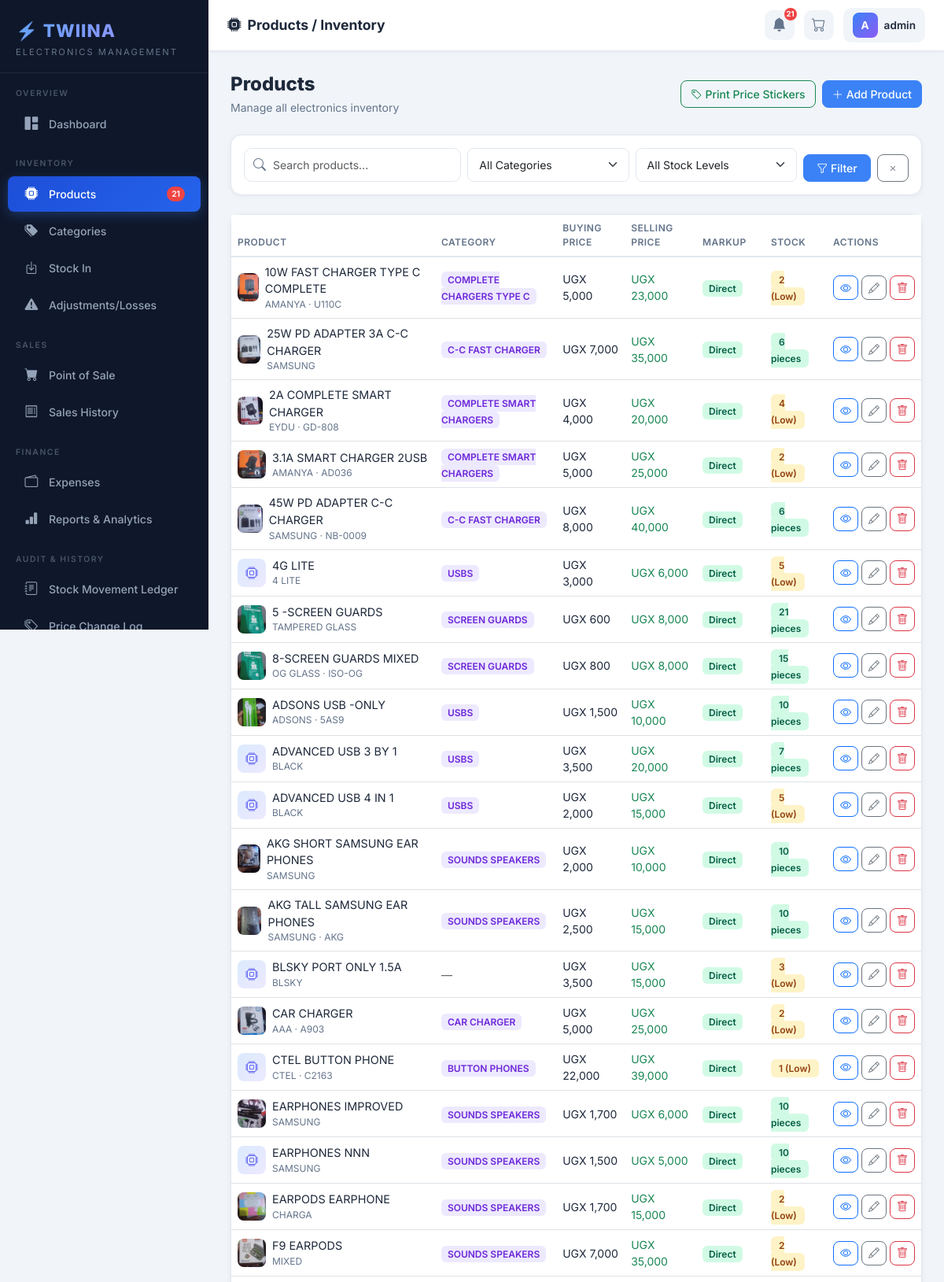
Screenshot of /products/ (signed in, upper part) with the database file from the repository.
### shop/models.py (models this page shows, shortened)
class Product(models.Model):
    PRICING_MODE_CHOICES = [
        ('MARKUP', 'Markup Percentage'),
        ('DIRECT', 'Direct Selling Price'),
    ]
    UNIT_CHOICES = [
        ('piece', 'Piece'), ('pair', 'Pair'), ('box', 'Box'),
        ('set', 'Set'), ('dozen', 'Dozen'), ('unit', 'Unit'),
        ('roll', 'Roll'), ('metre', 'Metre'), ('kit', 'Kit'),
    ]
    name = models.CharField(max_length=200)
    category = models.ForeignKey(Category, on_delete=models.SET_NULL, null=True, blank=True)
    brand = models.CharField(max_length=100, blank=True)
    model_number = models.CharField(max_length=100, blank=True)
    description = models.TextField(blank=True)
    barcode = models.CharField(max_length=100, blank=True, null=True, unique=True)
    unit = models.CharField(max_length=20, choices=UNIT_CHOICES, default='piece')
    image = models.ImageField(upload_to='products/', blank=True, null=True)
    buying_price = models.DecimalField(max_digits=12, decimal_places=2, default=0)
    pricing_mode = models.CharField(max_length=10, choices=PRICING_MODE_CHOICES, default='MARKUP')
    markup_percentage = models.DecimalField(max_digits=6, decimal_places=2, default=Decimal('50.00'))
    direct_selling_price = models.DecimalField(max_digits=12, decimal_places=2, null=True, blank=True)
    current_stock = models.PositiveIntegerField(default=0)
    reserved_stock = models.PositiveIntegerField(default=0)
    minimum_stock = models.PositiveIntegerField(default=5)
    is_active = models.BooleanField(default=True)
    date_added = models.DateTimeField(auto_now_add=True)
    last_updated = models.DateTimeField(auto_now=True)
    class Meta:
        ordering = ['name']
    def get_selling_price(self):
        if self.pricing_mode == 'MARKUP':
            return self.buying_price * (1 + self.markup_percentage / Decimal('100'))
        return self.direct_selling_price or self.buying_price
    def is_low_stock(self):
        return self.available_stock() <= self.minimum_stock
    def available_stock(self):
        return max(0, self.current_stock - self.reserved_stock)

class Category(models.Model):
    name = models.CharField(max_length=100, unique=True)
    description = models.TextField(blank=True)
    created_at = models.DateTimeField(auto_now_add=True)
    class Meta:
        verbose_name_plural = "Categories"
        ordering = ['name']

### shop/views.py (the view)
# urls.py: path('products/', views.product_list, name='product_list'),
@admin_required
def product_list(request):
    q = request.GET.get('q', '')
    category_id = request.GET.get('category', '')
    stock_filter = request.GET.get('stock', '')
    products = Product.objects.select_related('category').filter(is_active=True)
    if q:
        products = products.filter(Q(name__icontains=q) | Q(brand__icontains=q) | Q(model_number__icontains=q))
    if category_id:
        products = products.filter(category_id=category_id)
    if stock_filter == 'low':
        products = products.filter(current_stock__lte=F('minimum_stock'))
    elif stock_filter == 'out':
        products = products.filter(current_stock=0)
    categories = Category.objects.all()
    return render(request, 'shop/products/list.html', {
        'products': products,
        'categories': categories,
        'q': q,
        'category_id': category_id,
        'stock_filter': stock_filter,
    })

### shop/context_processors.py (called while the page is built)
def global_context(request):
    if request.user.is_authenticated:
        low_stock_count = Product.objects.filter(
            current_stock__lte=models_min_stock(), is_active=True
        ).count()
        today_sales = Sale.objects.filter(
            date__date=timezone.now().date()
        ).count()
        try:
            user_role = request.user.profile.role
        except Exception:
            user_role = 'ATTENDANT'
        return {
            'low_stock_count': low_stock_count,
            'today_sales_count': today_sales,
            'user_role': user_role,
        }
    return {}

def models_min_stock():
    from django.db.models import F
    return F('minimum_stock')

### shop/models.py (called while the page is built)
    def is_admin(self):
        return self.role == 'ADMIN'

### shop/templatetags/shop_filters.py (called while the page is built)
@register.filter
def currency(value):
    if value is None:
        return "UGX 0.00"
    try:
        return f"UGX {float(value):,.0f}"
    except (ValueError, TypeError):
        return "UGX 0"

### templates/shop/products/list.html (shortened to what this page needs)
{% extends 'base.html' %}
{% load shop_filters %}
{% block page_title %}<i class="bi bi-cpu-fill me-2"></i>Products / Inventory{% endblock %}
{% block content %}
<div class="d-flex justify-content-between align-items-center mb-4 flex-wrap gap-2">
  <div class="page-header mb-0">
    <h1>Products</h1>
    <p>Manage all electronics inventory</p>
  </div>
  <div class="d-flex gap-2 flex-wrap">
    <a href="{% url 'print_stickers' %}" class="btn btn-outline-success" target="_blank">
      <i class="bi bi-tag me-1"></i>Print Price Stickers
    </a>
    <a href="{% url 'product_create' %}" class="btn btn-primary">
      <i class="bi bi-plus-lg me-1"></i>Add Product
    </a>
  </div>
</div>
<div class="card mb-4">
  <div class="card-body py-3">
    <form method="get" class="row g-2 align-items-end">
      <div class="col-md-4">
        <div class="search-box">
          <i class="bi bi-search"></i>
          <input type="text" name="q" value="{{ q }}" class="form-control" placeholder="Search products..."/>
        </div>
      </div>
      <div class="col-md-3">
        <select name="category" class="form-select">
          <option value="">All Categories</option>
        </select>
      </div>
      <div class="col-md-3">
        <select name="stock" class="form-select">
          <option value="">All Stock Levels</option>
        </select>
      </div>
      <div class="col-md-2 d-flex gap-2">
        <button type="submit" class="btn btn-primary flex-fill"><i class="bi bi-funnel"></i> Filter</button>
        <a href="{% url 'product_list' %}" class="btn btn-outline-secondary"><i class="bi bi-x"></i></a>
      </div>
    </form>
  </div>
</div>
<div class="card">
  <div class="card-body p-0">
    <table class="table table-hover mb-0">
      <thead>
        <tr>
          <th>Product</th><th>Category</th><th>Buying Price</th>
          <th>Selling Price</th><th>Markup</th><th>Stock</th><th>Actions</th>
        </tr>
      </thead>
      <tbody>
        {% for p in products %}
        <tr>
          <td>
            <div class="d-flex align-items-center gap-2">
              {% if p.image %}
              <img src="{{ p.image.url }}" width="36" height="36" style="border-radius:8px;object-fit:cover;"/>
              {% else %}
              <div style="width:36px;height:36px;border-radius:8px;background:linear-gradient(135deg,#dbeafe,#ede9fe);display:flex;align-items:center;justify-content:center;color:#6366f1;font-size:1rem;"><i class="bi bi-cpu"></i></div>
              {% endif %}
              <div>
                <div class="fw-600" style="font-size:0.9rem;">{{ p.name }}</div>
                {% if p.brand %}<div style="font-size:0.75rem;color:#64748b;">{{ p.brand }} {% if p.model_number %}· {{ p.model_number }}{% endif %}</div>{% endif %}
              </div>
            </div>
          </td>
          <td>{% if p.category %}<span style="background:#ede9fe;color:#6d28d9;padding:3px 8px;border-radius:6px;font-size:0.75rem;font-weight:600;">{{ p.category.name }}</span>{% else %}<span class="text-muted">—</span>{% endif %}</td>
          <td class="fw-600">{{ p.buying_price|currency }}</td>
          <td class="fw-600 text-success">{{ p.get_selling_price|currency }}</td>
          <td>
            {% if p.pricing_mode == 'MARKUP' %}
            <span style="background:#dbeafe;color:#1d4ed8;padding:3px 8px;border-radius:6px;font-size:0.75rem;font-weight:600;">{{ p.markup_percentage }}%</span>
            {% else %}
            <span style="background:#d1fae5;color:#065f46;padding:3px 8px;border-radius:6px;font-size:0.75rem;font-weight:600;">Direct</span>
            {% endif %}
          </td>
          <td>
            {% if p.current_stock == 0 %}
            <span class="badge-stock-out">Out of Stock</span>
            {% elif p.is_low_stock %}
            <span class="badge-stock-low">{{ p.current_stock }} (Low)</span>
            {% else %}
            <span class="badge-stock-ok">{{ p.current_stock }} {{ p.unit }}s</span>
            {% endif %}
          </td>
          <td>
            <div class="d-flex gap-1">
              <a href="{% url 'product_detail' p.pk %}" class="btn btn-sm btn-outline-primary" title="View"><i class="bi bi-eye"></i></a>
              <a href="{% url 'product_update' p.pk %}" class="btn btn-sm btn-outline-secondary" title="Edit"><i class="bi bi-pencil"></i></a>
              <a href="{% url 'product_delete' p.pk %}" class="btn btn-sm btn-outline-danger" title="Delete"><i class="bi bi-trash"></i></a>
            </div>
          </td>
        </tr>
        {% endfor %}
      </tbody>
    </table>
  </div>
</div>
{% endblock %}

### templates/base.html (shortened to what this page needs)
{% load shop_filters %}
<!DOCTYPE html>
<html lang="en">
<head>
  <link href="https://cdn.jsdelivr.net/npm/bootstrap@5.3.2/dist/css/bootstrap.min.css" rel="stylesheet"/>
  <link href="https://cdn.jsdelivr.net/npm/bootstrap-icons@1.11.3/font/bootstrap-icons.css" rel="stylesheet"/>
</head>
<body>
{% if user.is_authenticated %}
<div id="sidebar">
  <div class="sidebar-logo">
    <div class="brand-name">⚡ TWIINA</div>
    <div class="brand-sub">Electronics Management</div>
  </div>
  {% if user_role == 'ADMIN' %}
  <div class="nav-section-label">Overview</div>
  <nav class="sidebar-nav">
    <a href="{% url 'dashboard' %}" class="{% if request.resolver_match.url_name == 'dashboard' %}active{% endif %}">
      <i class="bi bi-grid-1x2-fill"></i> Dashboard
    </a>
  </nav>
  <div class="nav-section-label">Inventory</div>
  <nav class="sidebar-nav">
    <a href="{% url 'product_list' %}" class="{% if 'product' in request.resolver_match.url_name %}active{% endif %}">
      <i class="bi bi-cpu-fill"></i> Products
      {% if low_stock_count > 0 %}<span class="badge-dot">{{ low_stock_count }}</span>{% endif %}
    </a>
    <a href="{% url 'category_list' %}" class="{% if 'category' in request.resolver_match.url_name %}active{% endif %}">
      <i class="bi bi-tags-fill"></i> Categories
    </a>
    <a href="{% url 'stock_in_list' %}" class="{% if 'stock_in' in request.resolver_match.url_name %}active{% endif %}">
      <i class="bi bi-box-arrow-in-down"></i> Stock In
    </a>
    <a href="{% url 'adjustment_list' %}" class="{% if 'adjustment' in request.resolver_match.url_name %}active{% endif %}">
      <i class="bi bi-exclamation-triangle-fill"></i> Adjustments/Losses
    </a>
  </nav>
  <div class="nav-section-label">Sales</div>
  <nav class="sidebar-nav">
    <a href="{% url 'pos' %}" class="{% if request.resolver_match.url_name == 'pos' %}active{% endif %}">
      <i class="bi bi-cart-fill"></i> Point of Sale
    </a>
    <a href="{% url 'sale_list' %}" class="{% if 'sale' in request.resolver_match.url_name and request.resolver_match.url_name != 'pos' %}active{% endif %}">
      <i class="bi bi-receipt"></i> Sales History
    </a>
  </nav>
  <div class="nav-section-label">Finance</div>
  <nav class="sidebar-nav">
    <a href="{% url 'expense_list' %}" class="{% if 'expense' in request.resolver_match.url_name %}active{% endif %}">
      <i class="bi bi-wallet2"></i> Expenses
    </a>
    <a href="{% url 'reports' %}" class="{% if request.resolver_match.url_name == 'reports' %}active{% endif %}">
      <i class="bi bi-bar-chart-fill"></i> Reports & Analytics
    </a>
  </nav>
  <div class="nav-section-label">Audit & History</div>
  <nav class="sidebar-nav">
    <a href="{% url 'stock_history' %}" class="{% if request.resolver_match.url_name == 'stock_history' %}active{% endif %}">
      <i class="bi bi-journal-text"></i> Stock Movement Ledger
    </a>
    <a href="{% url 'price_history' %}" class="{% if request.resolver_match.url_name == 'price_history' %}active{% endif %}">
      <i class="bi bi-tags"></i> Price Change Log
    </a>
  </nav>
  {% endif %}
</div>
<div id="topbar">
  <span class="page-title">{% block page_title %}Dashboard{% endblock %}</span>
  <div class="topbar-right">
    {% if low_stock_count > 0 %}
    <a href="{% url 'product_list' %}?stock=low" class="topbar-icon-btn" title="Low Stock Alert">
      <i class="bi bi-bell-fill"></i>
      <span class="notif-badge">{{ low_stock_count }}</span>
    </a>
    {% endif %}
    <a href="{% url 'pos' %}" class="topbar-icon-btn" title="Point of Sale">
      <i class="bi bi-cart"></i>
    </a>
    <div class="topbar-user">
      <div class="avatar">{{ user.username|first|upper }}</div>
      <span class="u-name">{{ user.get_full_name|default:user.username }}</span>
    </div>
  </div>
</div>
<div id="main-content">
  {% block content %}{% endblock %}
</div>
{% else %}
{% block auth_content %}{% endblock %}
{% endif %}
</body>
</html>

### rows the page displays
Product: image (picture), name "10W FAST CHARGER TYPE C COMPLETE", brand "AMANYA", model_number "U110C", category.name "COMPLETE CHARGERS TYPE C", buying_price "UGX 5,000", get_selling_price "UGX 23,000", shows "Direct", current_stock "2"
Product: image (picture), name "25W PD ADAPTER 3A C-C CHARGER", brand "SAMSUNG", category.name "C-C FAST CHARGER", buying_price "UGX 7,000", get_selling_price "UGX 35,000", shows "Direct", current_stock "6", unit "piece"
Product: image (picture), name "2A COMPLETE SMART CHARGER", brand "EYDU", model_number "GD-808", category.name "COMPLETE SMART CHARGERS", buying_price "UGX 4,000", get_selling_price "UGX 20,000", shows "Direct", current_stock "4"
Product: image (picture), name "3.1A SMART CHARGER 2USB", brand "AMANYA", model_number "AD036", category.name "COMPLETE SMART CHARGERS", buying_price "UGX 5,000", get_selling_price "UGX 25,000", shows "Direct", current_stock "2"
Product: image (picture), name "45W PD ADAPTER C-C CHARGER", brand "SAMSUNG", model_number "NB-0009", category.name "C-C FAST CHARGER", buying_price "UGX 8,000", get_selling_price "UGX 40,000", shows "Direct", current_stock "6", unit "piece"
Product: name "4G LITE", brand "4 LITE", category.name "USBS", buying_price "UGX 3,000", get_selling_price "UGX 6,000", shows "Direct", current_stock "5"
Product: image (picture), name "5 -SCREEN GUARDS", brand "TAMPERED GLASS", category.name "SCREEN GUARDS", buying_price "UGX 600", get_selling_price "UGX 8,000", shows "Direct", current_stock "21", unit "piece"
Product: image (picture), name "8-SCREEN GUARDS MIXED", brand "OG GLASS", model_number "ISO-OG", category.name "SCREEN GUARDS", buying_price "UGX 800", get_selling_price "UGX 8,000", shows "Direct", current_stock "15", unit "piece"
Product: image (picture), name "ADSONS USB -ONLY", brand "ADSONS", model_number "5AS9", category.name "USBS", buying_price "UGX 1,500", get_selling_price "UGX 10,000", shows "Direct", current_stock "10", unit "piece"
Product: name "ADVANCED USB 3 BY 1", brand "BLACK", category.name "USBS", buying_price "UGX 3,500", get_selling_price "UGX 20,000", shows "Direct", current_stock "7", unit "piece"
Product: name "ADVANCED USB 4 IN 1", brand "BLACK", category.name "USBS", buying_price "UGX 2,000", get_selling_price "UGX 15,000", shows "Direct", current_stock "5"
Product: image (picture), name "AKG SHORT SAMSUNG EAR PHONES", brand "SAMSUNG", category.name "SOUNDS SPEAKERS", buying_price "UGX 2,000", get_selling_price "UGX 10,000", shows "Direct", current_stock "10", unit "piece"
Product: image (picture), name "AKG TALL SAMSUNG EAR PHONES", brand "SAMSUNG", model_number "AKG", category.name "SOUNDS SPEAKERS", buying_price "UGX 2,500", get_selling_price "UGX 15,000", shows "Direct", current_stock "10", unit "piece"
Product: name "BLSKY PORT ONLY 1.5A", brand "BLSKY", buying_price "UGX 3,500", get_selling_price "UGX 15,000", shows "Direct", current_stock "3"
Product: image (picture), name "CAR CHARGER", brand "AAA", model_number "A903", category.name "CAR CHARGER", buying_price "UGX 5,000", get_selling_price "UGX 25,000", shows "Direct", current_stock "2"
Product: name "CTEL BUTTON PHONE", brand "CTEL", model_number "C2163", category.name "BUTTON PHONES", buying_price "UGX 22,000", get_selling_price "UGX 39,000", shows "Direct", current_stock "1"
Product: image (picture), name "EARPHONES IMPROVED", brand "SAMSUNG", category.name "SOUNDS SPEAKERS", buying_price "UGX 1,700", get_selling_price "UGX 6,000", shows "Direct", current_stock "10", unit "piece"
Product: name "EARPHONES NNN", brand "SAMSUNG", category.name "SOUNDS SPEAKERS", buying_price "UGX 1,500", get_selling_price "UGX 5,000", shows "Direct", current_stock "10", unit "piece"
Product: image (picture), name "EARPODS EARPHONE", brand "CHARGA", category.name "SOUNDS SPEAKERS", buying_price "UGX 1,700", get_selling_price "UGX 15,000", shows "Direct", current_stock "2"
Product: image (picture), name "F9 EARPODS", brand "MIXED", category.name "SOUNDS SPEAKERS", buying_price "UGX 7,000", get_selling_price "UGX 35,000", shows "Direct", current_stock "2"

### other values shown
{{ low_stock_count }} "21"
{{ user.username|first|upper }} "A"
{{ user.get_full_name|default:user.username }} "admin"
